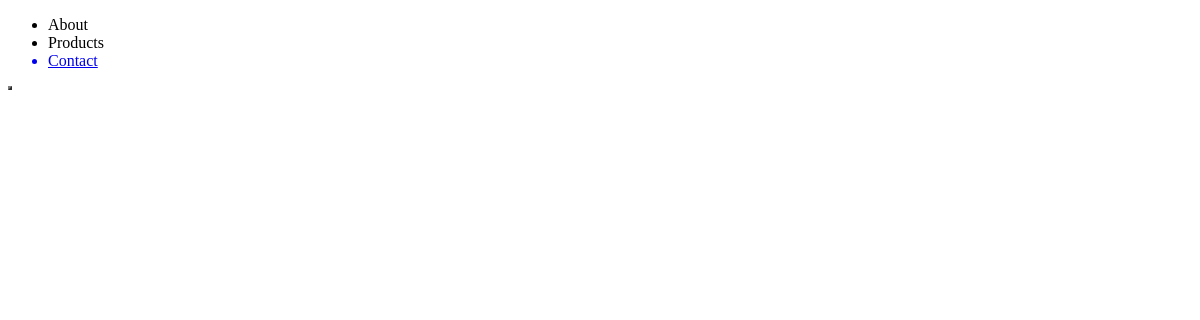
Page /blog/ on the earlier database version.
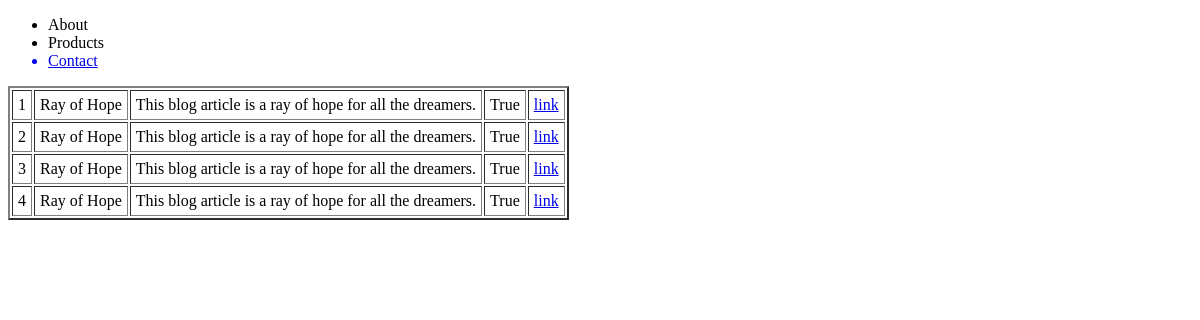
Same page on the later database version.
### Blog/models.py (models this page shows)
class Article(models.Model):
    title = models.CharField(max_length=50)
    content = models.TextField()
    active = models.BooleanField(default=True)
    def get_absolute_url(self):
        return reverse('articles:article-detail', kwargs={'id': self.id})

### Blog/views.py (the view)
# urls.py: path('', ArticleListView.as_view(), name='article-list'),
class ArticleListView(ListView):
    template_name = 'articles/article_list.html'
    queryset = Article.objects.all()

### Blog/templates/articles/article_list.html
{% extends "base.html" %}
{% block content %}
    <table border="2" cellpadding="5">
    {% for item in object_list %}
        <tr>
            <td>{{item.id}}</td>
            <td>{{item.title}}</td>
            <td>{{item.content}}</td>
            <td>{{item.active}}</td>
            <td><a href="{{item.get_absolute_url}}"> link </a> </td>
        </tr>
    {% endfor %}
    </table>
{% endblock %}

Differences in the rows shown:
added Article: id "1", title "Ray of Hope", content "This blog article is a ray of hope for all the dreamers.", active "True"
added Article: id "2", title "Ray of Hope", content "This blog article is a ray of hope for all the dreamers.", active "True"
added Article: id "3", title "Ray of Hope", content "This blog article is a ray of hope for all the dreamers.", active "True"
added Article: id "4", title "Ray of Hope", content "This blog article is a ray of hope for all the dreamers.", active "True"
